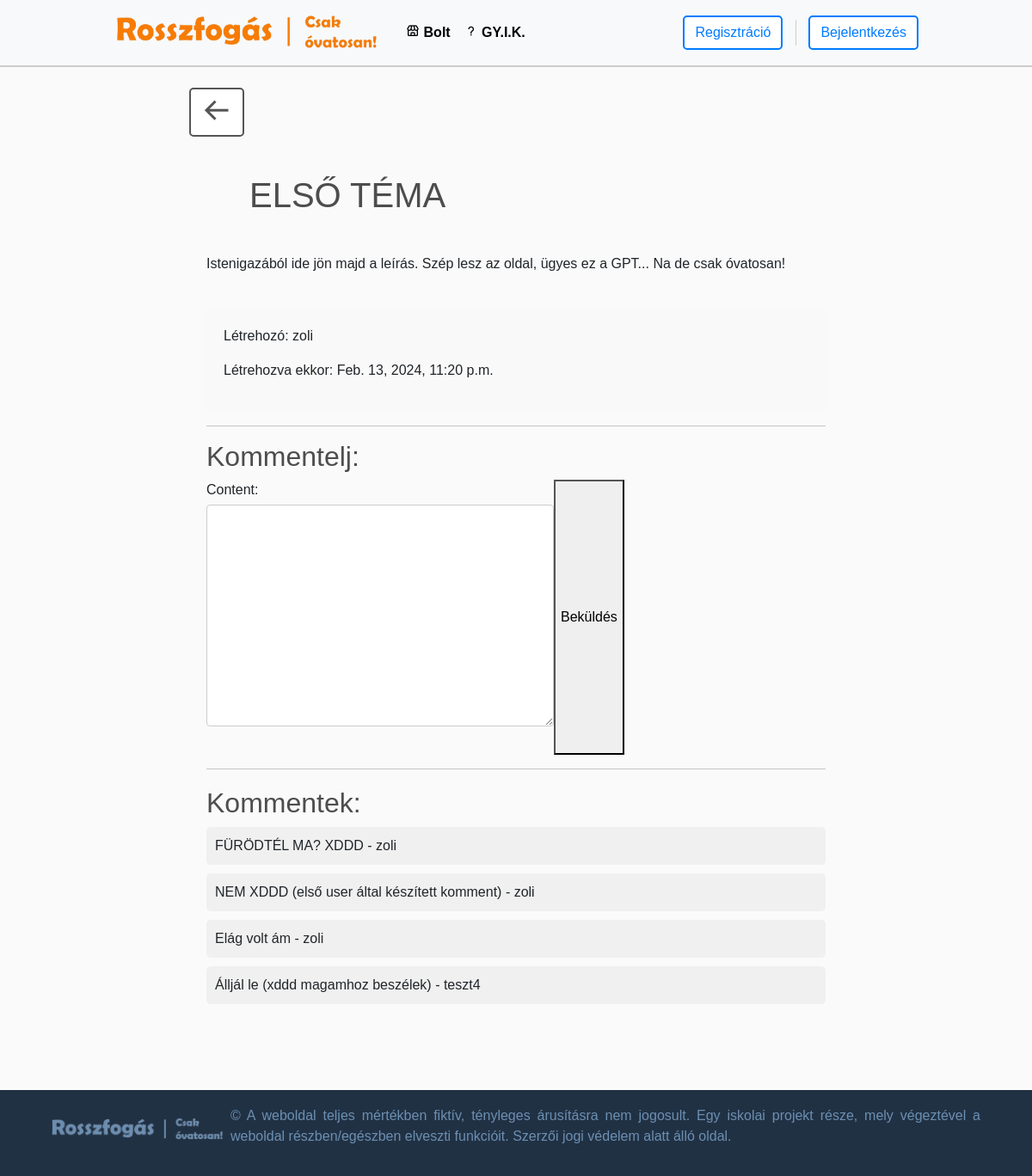
Before: /fiok/topic/1/ with the older database file.
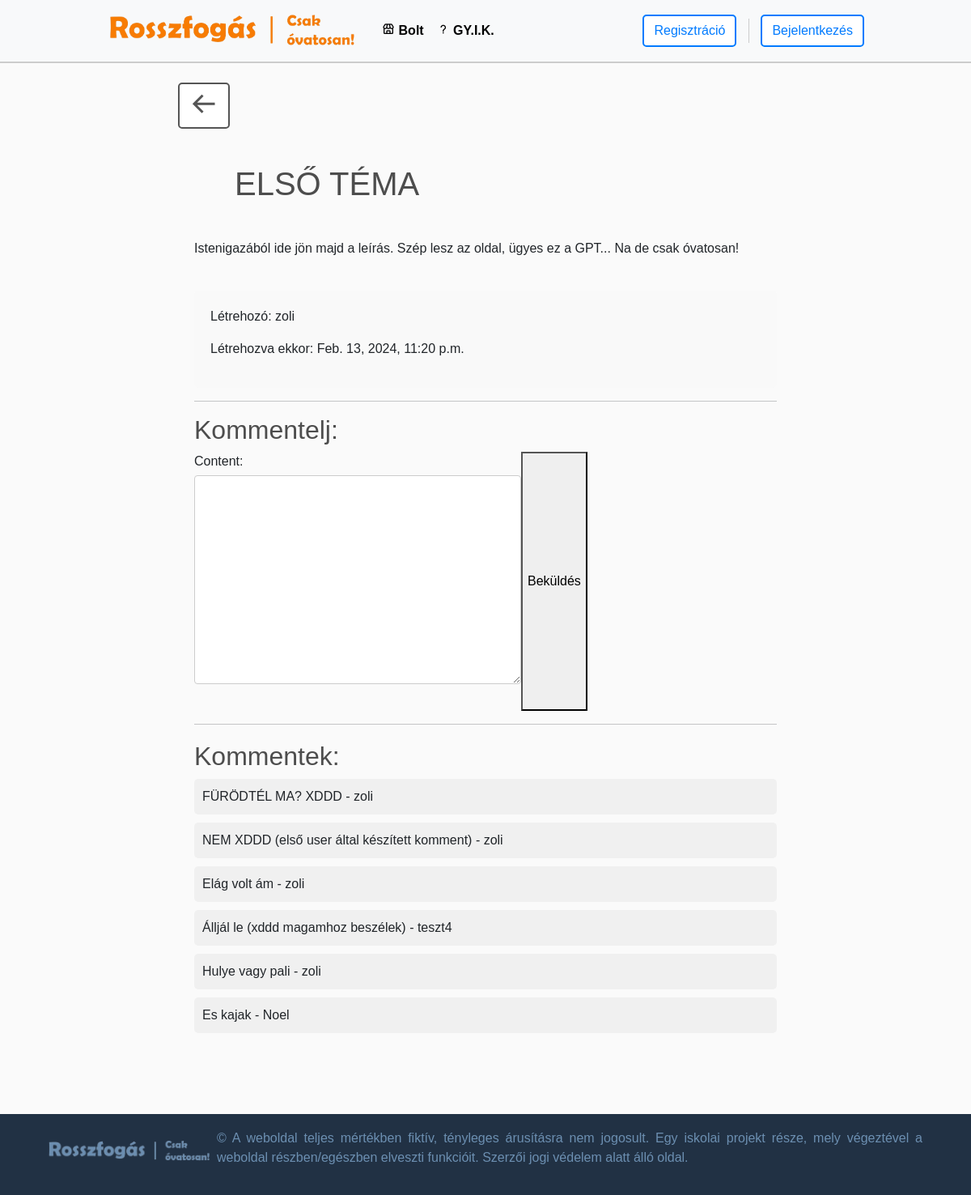
After: the same page with the newer database file.
### default/models.py (models this page shows, shortened)
class Topic(models.Model):
    creator = models.ForeignKey(User, on_delete=models.CASCADE)
    title = models.CharField(max_length=20, null=True)
    leiras = models.CharField(max_length=75, null=True, blank=True, default="Ehhez a témához nem tartozik leírás")
    created_at = models.DateTimeField(auto_now_add=True)

class Comment(models.Model):
    topic = models.ForeignKey(Topic, on_delete=models.CASCADE)
    commenter = models.ForeignKey(User, on_delete=models.CASCADE)
    content = models.TextField(max_length=75, null=True)
    created_at = models.DateTimeField(auto_now_add=True)

### account/views.py (the view)
# urls.py: path('topic/<int:topic_id>/', views.topic_detail, name="topic_detail"),
def topic_detail(request, topic_id):
    topic = get_object_or_404(Topic, id=topic_id)
    comments = Comment.objects.filter(topic=topic)
    if request.method == 'POST':
        form = CommentForm(request.POST)
        if form.is_valid():
            comment = form.save(commit=False)
            comment.topic = topic
            comment.commenter = request.user
            comment.save()
            return redirect('topic_detail', topic_id=topic.id)
    else:
        form = CommentForm()
    return render(request, 'account/topic_detail.html', {'topic': topic, 'comments': comments, 'form': form})

### account/forms.py
class CommentForm(forms.ModelForm):
    class Meta:
        model = Comment
        fields = ['content']

### account/templates/account/topic_detail.html (shortened to what this page needs)
{% extends "default/layout.html" %}
{% load static %}
{% block body %}
<div class="col-auto mt-1">
    <a href="{% url 'forumcucc' %}" class="btn back-btn"><i class='bx bx-arrow-back bx-md' style="margin-bottom: 5px;"></i></a>
</div>
<div class="container">
    <br>
    <h1>{{ topic.title }}</h1>
    <br>
    <p>Istenigazából ide jön majd a leírás. Szép lesz az oldal, ügyes ez a GPT... Na de csak óvatosan!</p>
    <br>
    <div class="topic">
        <p>Létrehozó: {{ topic.creator }}</p>
        <p>Létrehozva ekkor: {{ topic.created_at }}</p>
    </div>
    <hr>
        <h2>Kommentelj:</h2>
        <form method="post">
            {{ form.as_p }}
            <button type="submit">Beküldés</button>
        </form>
    <hr>
    <div class="comments">
        <h2>Kommentek:</h2>
        {% for comment in comments %}
            <div class="comment">{{ comment.content }} - {{ comment.commenter }}</div>
        {% endfor %}
    </div>
</div>
{% endblock %}

### default/templates/default/layout.html (shortened to what this page needs)
{% load static %}
{% url 'regisztracio' as regisztracio_url %}
{% url 'bejelentkezes' as bejelentkezes_url %}
<!DOCTYPE html>
<html lang="hu">
    <head>
        <link href="https://cdn.jsdelivr.net/npm/bootstrap@5.3.2/dist/css/bootstrap.min.css" rel="stylesheet">
        <link rel="stylesheet" href="https://cdnjs.cloudflare.com/ajax/libs/font-awesome/6.4.2/css/all.min.css" />
        <link rel="stylesheet" type="text/css" href="{% static 'default/styles.css' %}">
        <link href='https://unpkg.com/boxicons@2.1.4/css/boxicons.min.css' rel='stylesheet'>
    </head>
    <body>
        <nav class="navbar navbar-expand-lg bg-light">
            <div class="container-fluid">
            <a class="navbar-brand" href="{% url 'shop' %}">
                <img id="logo2" src="{% static 'images/logo2.png' %}">
            </a>
            <div class="collapse navbar-collapse" id="navbarSupportedContent">
                <ul class="navbar-nav me-auto">
                    <li class="nav-item">
                        <a class="nav-link active" href="{% url 'shop' %}">
                            <i class='bx bx-store' ></i>
                            <strong>Bolt</strong>
                        </a>
                    </li>
                    <li class="nav-item">
                        <a class="nav-link active" href="{% url 'gyik' %}">
                            <i class='bx bx-question-mark'></i>
                            <strong>GY.I.K.</strong>
                        </a>
                    </li>
                </ul>
                <div class="form-inline my-2 my-lg-0">
                    {% if request.path != regisztracio_url and request.path != bejelentkezes_url and not user.is_authenticated %}
                    <a class="btn btn-primary btn-rounded custom-btn" href="{% url 'regisztracio' %}">Regisztráció</a>
                    <a class="btn btn-primary btn-rounded custom-btn" href="{% url 'bejelentkezes' %}" style="margin-right: 15vh;">Bejelentkezés</a>
                    {% endif %}
                </div>
              </div>
            </div>
        </nav>
        <div class="container">
            {% block body %}
            {% endblock body %}
        </div>
        <div class="">
            <footer class="footer">
                <img style="margin-right: 1vh;" class="logofooter" src="{% static 'images/logofooter.png' %}" alt="Company Logo">
                <p style="text-align: justify; text-align-last: left; margin-right: 5vh;">&copy; A weboldal teljes mértékben fiktív, tényleges árusításra nem jogosult. Egy iskolai projekt része, mely végeztével a weboldal részben/egészben elveszti funkcióit. Szerzői jogi védelem alatt álló oldal.</p>
            </footer>
        </div>
    </body>
</html>

### default/static/default/styles.css (style rules this page uses)
body { background-color: hsl(0, 0%, 98%); margin: 0; padding-bottom: 150px; }
footer { bottom: 0; height: 100px }
html { position: relative; min-height: 100%; }
h1, h2, h3, h4, h5, h6 { color: hsl(0, 0%, 30%); }
#logo2 { height: 50px; width: auto; display: inline-block; margin-left: 15vh; }
.btn { border-radius: 0; }
.btn-rounded { border-radius: 5px; }
.custom-btn { color: #007bff; background-color: #fff; border: 2px solid #007bff; }
.back-btn { background-color: #fff; color: #555555; border: 2px solid #555555; border-radius: 5px; }
.navbar { border-bottom: 2px solid #ccc; }
form { display: flex; flex-wrap: wrap; }
label { display: block; margin-bottom: 5px; }
input, select, textarea { width: 100%; padding: 8px; margin-bottom: 10px; border: 1px solid #ccc; border-radius: 4px; }
.footer { color: #6C8FB1; background-color: #213144; padding: 20px; text-align: center; position: fixed; bottom: 0; width: 100%; display: flex; align-items: center; justify-content: space-between; }
.footer img { max-width: 200px; margin-bottom: 10px; }
.logofooter { display: inline-block; margin-left: 5vh; }

### account/templates/account/topic_detail.html (style rules this page uses)
body { font-family: Arial, sans-serif; }
.container { max-width: 800px; margin: 0 auto; padding: 20px; }
h1 { text-align: left; margin-bottom: 20px; margin-left: 50px; }
.topic { background-color: #f9f9f9; padding: 20px; border-radius: 5px; }
.comments { margin-top: 20px; }
.comment { background-color: #f0f0f0; padding: 10px; border-radius: 5px; margin-bottom: 10px; }

Changed rows visible on the page:
added Comment: content "Hulye vagy pali", commenter "zoli"
added Comment: content "Es kajak", commenter "Noel"
